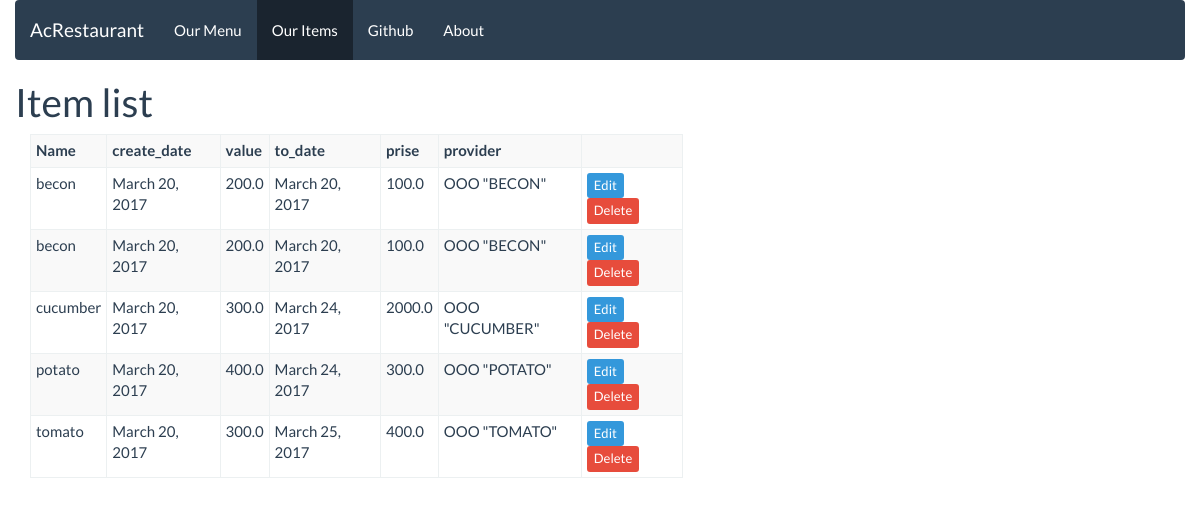
Before: /item/ with the older database file.
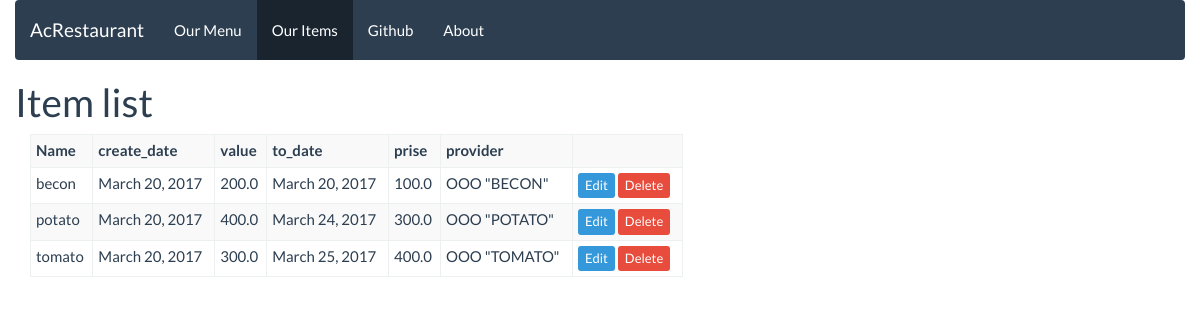
After: the same page with the newer database file.
### restaurant_manager/models.py (models this page shows, shortened)
class Item(models.Model):
    name = models.CharField(max_length=100)
    create_date = models.DateField(default=datetime.datetime.now())
    value = models.FloatField(max_length=100)
    to_date = models.DateField(default=datetime.datetime.now())
    prise = models.FloatField(max_length=100)
    provider = models.CharField(max_length=100)

### restaurant_manager/views.py (the view)
# urls.py: url(r'^item/$', views.item_list, name='list'),
def item_list(request):
    items = Item.objects.order_by('name')
    template = loader.get_template('item_list.html')
    context = {
        'items': items
    }
    return HttpResponse(template.render(context,request))

### templates/item_list.html (shortened to what this page needs)
<!DOCTYPE html>
<html lang="en">
<head>
    {% load static %}
    <link rel="stylesheet" type="text/css" href="{% static 'bootstrap\css\bootstrap.css' %}" />
    <link rel="stylesheet" type="text/css" href="{% static 'css/site.css' %}" />
</head>
<body>
<div class="container-fluid">
        <div>
            <nav class="navbar navbar-default">
                <div class="navbar-header">
                    <a class="navbar-brand" href="#">AcRestaurant</a>
                </div>
                <ul class="nav navbar-nav">
                    <li><a href="/menu/">Our Menu</a></li>
                    <li class="active"><a href="/item/" onclick="location.reload()">Our Items</a></li>
                    <li><a onclick="location.reload()">Github</a></li>
                    <li><a href="#">About</a></li>
                </ul>
            </nav>
        </div>
        <div>
<h1>Item list</h1>
            <div class="col-md-7">
<table class="table table-striped table-condensed table-bordered table-hover"border="1px" cellpadding="0" cellspacing="0">
{% if items %}
    <tr>
        <th>Name         </th>
        <th>create_date </th>
        <th>value       </th>
        <th>to_date     </th>
        <th>prise       </th>
        <th>provider    </th>
        <th></th>
    </tr>
    {% for item in items %}
        <tr>
            <td>{{ item.name }}</td>
            <td>{{ item.create_date }}</td>
            <td>{{ item.value }}</td>
            <td>{{ item.to_date }}</td>
            <td>{{ item.prise }}</td>
            <td>{{ item.provider }}</td>
            <td><a class="btn btn-xs btn-info" href="/item/{{ item.id }}">Edit</a>
                <a class="btn btn-xs btn-danger" href="{% url 'item_delete' item.id %}">Delete</a>
            </td>
        </tr>
    {% endfor %}
{% else %}
    <tr><td>No menu are available.</td></tr>
{% endif %}
</table>
            </div>
</div>
</body>
</html>

Changed rows visible on the page:
removed Item: name "becon", create_date "March 20, 2017", value "200.0", to_date "March 20, 2017", prise "100.0", provider "OOO \"BECON\""
removed Item: name "cucumber", create_date "March 20, 2017", value "300.0", to_date "March 24, 2017", prise "2000.0", provider "OOO \"CUCUMBER\""
